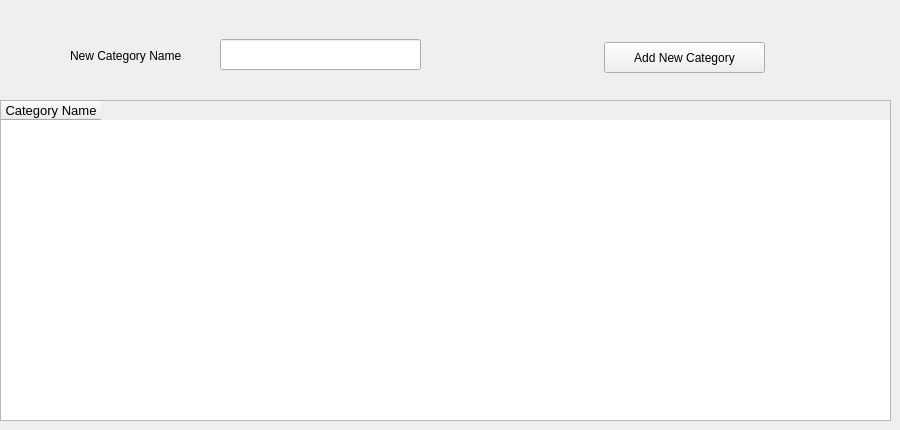
      <widget class="QWidget" name="tab_7">
       <attribute name="title">
        <string>Categories</string>
       </attribute>
       <widget class="QTableWidget" name="tableWidget_2">
        <property name="geometry">
         <rect>
          <x>0</x>
          <y>100</y>
          <width>891</width>
          <height>321</height>
         </rect>
        </property>
        <property name="font">
         <font>
          <pointsize>10</pointsize>
         </font>
        </property>
        <column>
         <property name="text">
          <string>Category Name</string>
         </property>
        </column>
       </widget>
       <widget class="QLineEdit" name="lineEdit_19">
        <property name="geometry">
         <rect>
          <x>220</x>
          <y>39</y>
          <width>201</width>
          <height>31</height>
         </rect>
        </property>
       </widget>
       <widget class="QPushButton" name="pushButton_14">
        <property name="geometry">
         <rect>
          <x>604</x>
          <y>42</y>
          <width>161</width>
          <height>31</height>
         </rect>
        </property>
        <property name="text">
         <string>Add New Category</string>
        </property>
       </widget>
       <widget class="QLabel" name="label_26">
        <property name="geometry">
         <rect>
          <x>70</x>
          <y>40</y>
          <width>141</width>
          <height>31</height>
         </rect>
        </property>
        <property name="text">
         <string>New Category Name</string>
        </property>
       </widget>
      </widget>
